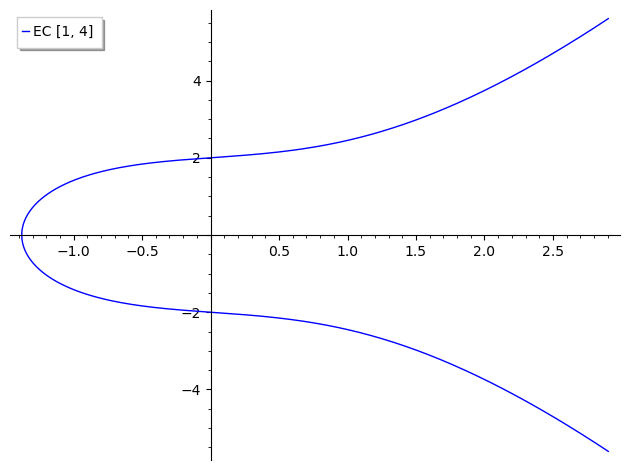

Source code (Python):
from sage.all import *
from tabulate import tabulate

a = 1
b = 4
p = 23

# verificar se a curva eh singular
if mod(4*a**3+27*b**2, p) == 0:
    print('A curva e singular')
    exit()

print(f'A curva y² = x³ + {a}x + {b} não e uma curva singular, pois ∆ = 4a³ + 27b² != 0')

# Todos os residuos quadraticos

# 1=1    4=2
# 2=4    5=4
# 3=2    6=1

# {
#    1: [1, 6],
#    2: [3, 4]
# }
residuosQuadraticos = {}
for x in range(1, p):
    resto = mod(x**2, p)
    if not resto in residuosQuadraticos:
        residuosQuadraticos[resto] = []
    residuosQuadraticos[resto].append(x)


resultadosDeY = [mod(x**3 + a*x + b, p) for x in range(p)]

pontosDaCurva = [['O', '(0, 1)']]
for x, y in enumerate(resultadosDeY):
    if y in residuosQuadraticos.keys():
        textoValores = f'x = {x} | y² = {y}'
        textoPontos = f'({x}, {residuosQuadraticos[y][0]}) ({x}, {residuosQuadraticos[y][1]})'
        pontosDaCurva.append([textoValores, textoPontos])

rq=[]
for item in residuosQuadraticos:
    rq.append([
        f'{residuosQuadraticos[item][0]}', 
        f'{residuosQuadraticos[item][1]}',
        item])

print("=========== RESIDUOS QUADRATICOS ===========")
print(tabulate(rq, headers=[f'x² mod {p}', f'(p-x)² mod {p}', '='], tablefmt='fancy_grid'))

print("=========== PONTOS DA CURVA ===========")
print(tabulate(pontosDaCurva, headers=[
    f'y² = x³ + {a}x + {b}', 'Pontos'], tablefmt='fancy_grid'))


# plotar graficos
# Graficos da curva:
e = EllipticCurve(Zmod(p), [a, b])
graph = e.plot(legend_label=f'EC [{a}, {b}]', gridlines='true')
graph.save('./curva-sobre-fp.png')

e = EllipticCurve([a, b])
graph = e.plot(legend_label=f'EC [{a}, {b}]')
graph.save('./curva.png')
